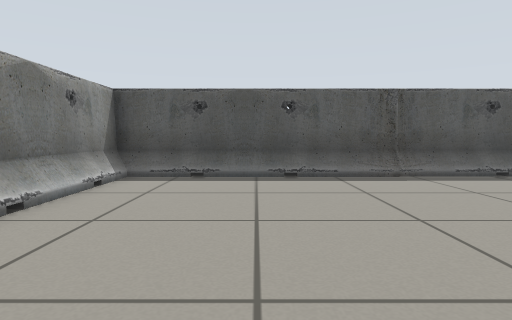
View 1 (above)

16 first-person views from a walk through a robot-simulator world made for Gazebo. The camera is 0.51 m above the floor, tilts 4° down and sees 75° across. Floor lines are 1 m apart. The floor is counted in squares, 0.5 m on a side. Each view is taken from the middle of a square. On the plan, view 1 faces up. The plan holds only what a view shows up to about 13 squares ahead; the rest is blank.

View 2
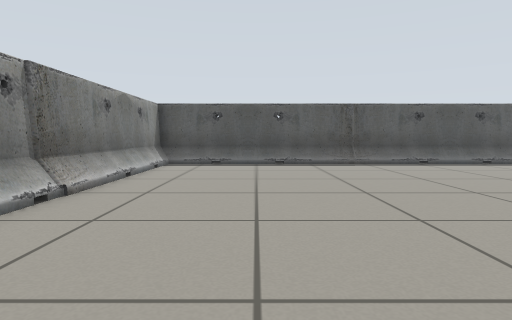

View 3
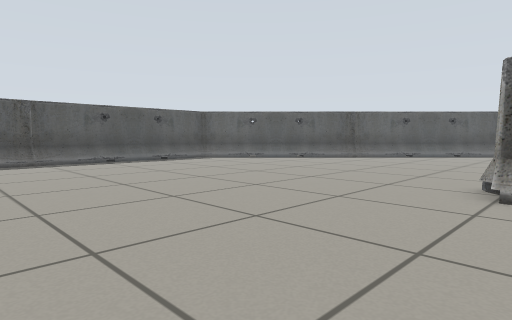

View 4
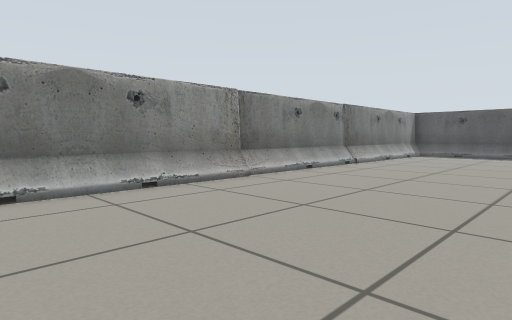

View 5
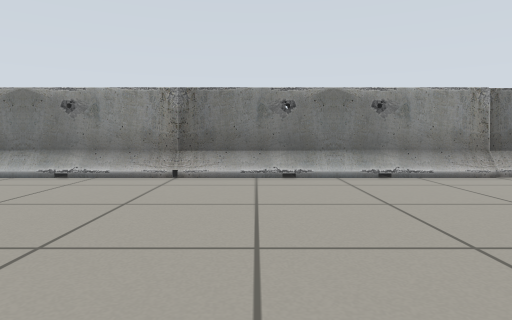

View 6
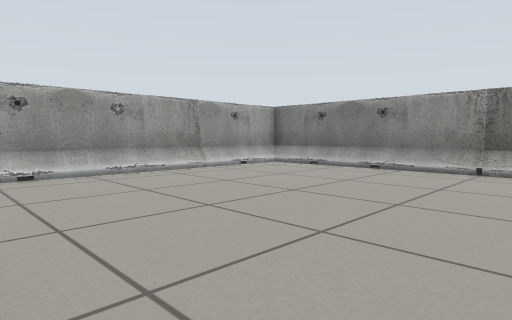

View 7
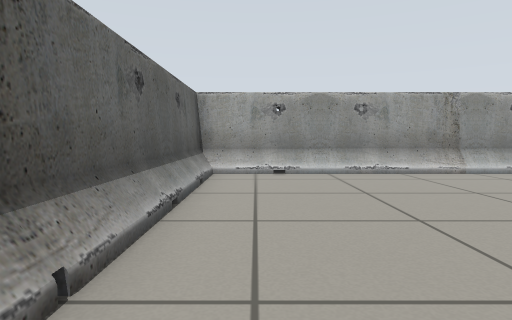

View 8
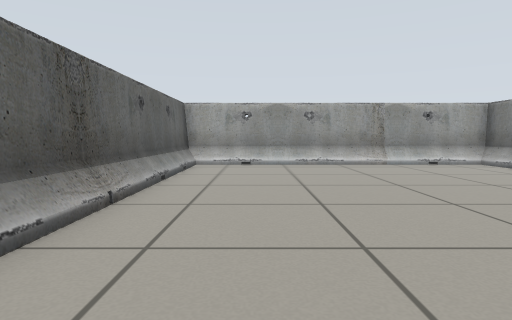

View 9
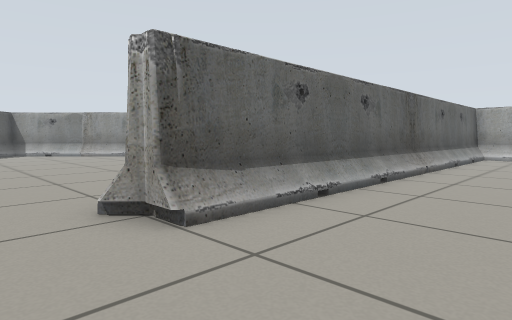

View 10
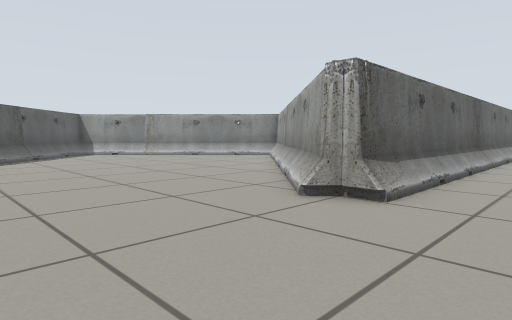

View 11
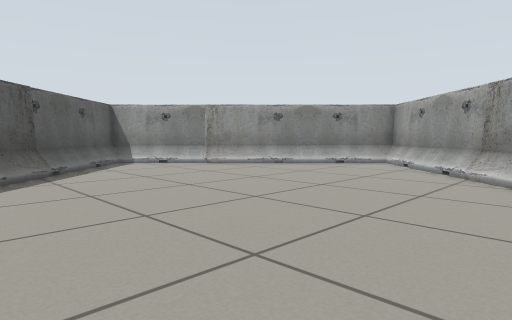

View 12
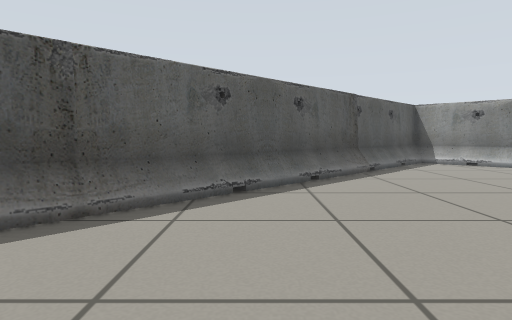

View 13
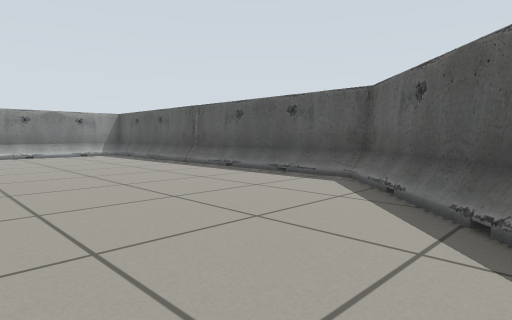

View 14
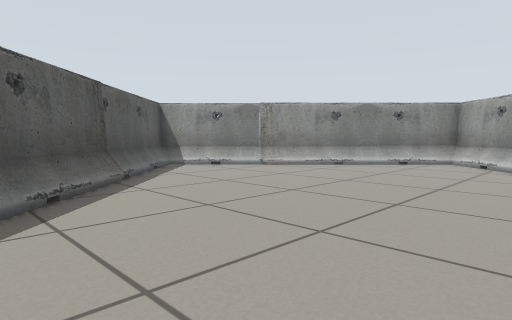

View 15
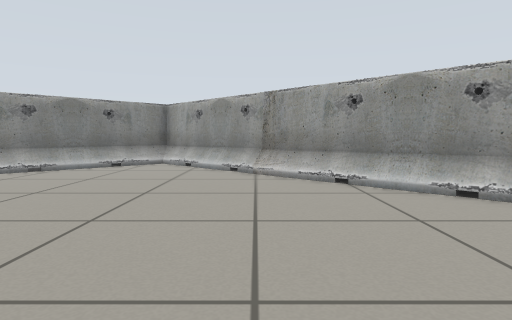

View 16
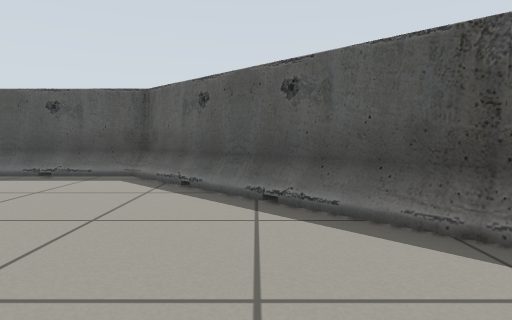

### Floor plan
Key: @ floor where view 1 was taken; . floor; / step, stairs or slope; B barrier.
Columns run from 4 left of view 1 to 25 right of it. Each row starts with its distance up from view 1.
  9 BBBBBBBBBBBBBBBBB
  8 B............../BB
  7 B.............../BB
  6 B................/BB
  5 B................./BB
  4 B................../B
  3 B.................../BB
  2 B..................../BB
  1 B...................../BB
  0 B...@................../BB
 -1 B......................./BB
 -2 B......................../BB
 -3 B........................./BB
 -4 B/........./BB............./BB
 -5 B/........./B B............./B
 -6 B/........./B BB............/B
 -7 B/...... ../B  BB........../BB
 -8 B/...... ../B   BB........BBB
 -9 B/........./B    BB......B
-10 B/........./B     BB....BB
-11 B/........./B      BB..B
-12 B/........./B       BBBB
-13 B/........./B         B
-14 B/........./B
-15 B/........./B
-16 B/........./B
-17 B/........./B
-18 B/........./B
-19 BBBBBBBBBBBBB
-20 B BBBBBBBBB B

Positions as (right, up) in squares from view 1, and headings:
1: (0, 0), facing up
2: (0, -4), facing up
3: (1, -5), facing up-right
4: (3, -10), facing up-left
5: (5, -10), facing left
6: (7, -10), facing down-left
7: (6, -10), facing down
8: (5, -7), facing down
9: (4, -2), facing down-right
10: (5, 1), facing down-right
11: (12, 0), facing down-right
12: (12, 1), facing right
13: (15, 1), facing up-left
14: (14, 1), facing down-right
15: (14, 0), facing down
16: (14, 0), facing up
